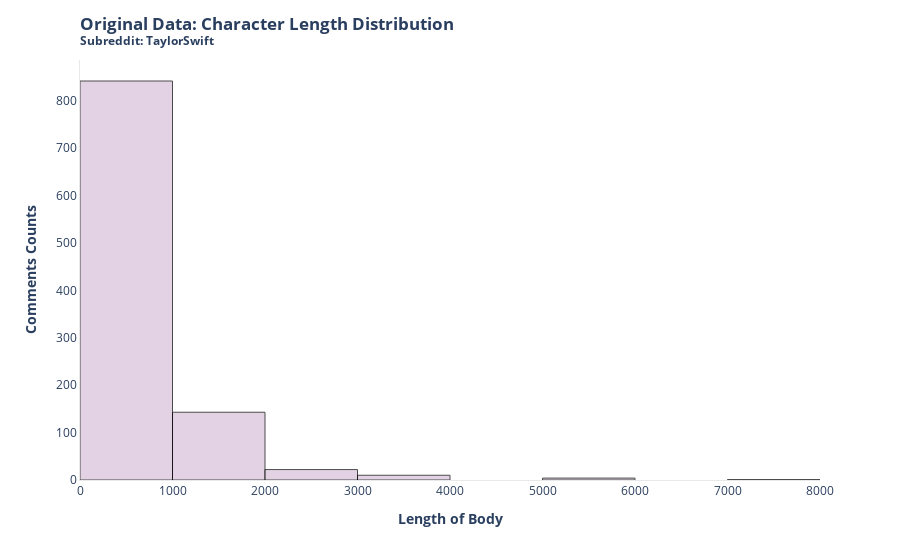

Here is the notebook cell this chart was saved with:
### Markdown cell above
We can examine more about each comment length count by plotting the dataframe above.

### Code cell
# Define the bin edges
bin_edges = [i * 1000 for i in range(9)]  

# Calculate the histogram
hist, bin_edges = np.histogram(comment_count_df['length_body'], bins=bin_edges)

# Create a Plotly figure
fig = px.histogram(comment_count_df, x='length_body', nbins=len(bin_edges), opacity=0.7, labels={'length_body': 'Length of Body'})

# Add a border to the bars
fig.update_traces(marker=dict(line=dict(color='black', width=1), color='#D8BFD8'))

fig.update_layout(
    xaxis_title='<b>Length of Body</b>',
    yaxis_title='<b>Comments Counts</b>',
)

fig.update_layout(
    title=go.layout.Title(
        text="<b>Original Data: Character Length Distribution</b> <br><sup><b>Subreddit: TaylorSwift</b></sup>",
        xref="paper",
        x=0
    )
    )
# Set the background color to white
fig.update_layout(plot_bgcolor='white')

# Add axis lines
fig.update_xaxes(showline=True, linewidth=1, linecolor='#E8E8E8')
fig.update_yaxes(showline=True, linewidth=1, linecolor='#E8E8E8')

# Save the plot as an HTML file
fig.write_html("Users/cs2046/fall-2023-reddit-project-team-21/plots/comment_count.html")

fig.show()

### Figure 1 — Plotly figure (JSON) as saved in the notebook; plotly's stock layout.template omitted (floating-point values rounded to 4 significant figures; data arrays with more than 128 entries replaced by an {"elided": "..."} marker saying what was removed)
{"data": [{"alignmentgroup": "True", "bingroup": "x", "hovertemplate": "Length of Body=%{x}<br>count=%{y}<extra></extra>", "legendgroup": "", "marker": {"color": "#D8BFD8", "line": {"color": "black", "width": 1}, "opacity": 0.7}, "name": "", "nbinsx": 9, "offsetgroup": "", "orientation": "v", "showlegend": false, "type": "histogram", "x": {"elided": "1022 int values"}, "xaxis": "x", "yaxis": "y"}], "layout": {"barmode": "relative", "legend": {"tracegroupgap": 0}, "margin": {"t": 60}, "plot_bgcolor": "white", "title": {"text": "<b>Original Data: Character Length Distribution</b> <br><sup><b>Subreddit: TaylorSwift</b></sup>", "x": 0, "xref": "paper"}, "xaxis": {"anchor": "y", "domain": [0, 1], "linecolor": "#E8E8E8", "linewidth": 1, "showline": true, "title": {"text": "<b>Length of Body</b>"}}, "yaxis": {"anchor": "x", "domain": [0, 1], "linecolor": "#E8E8E8", "linewidth": 1, "showline": true, "title": {"text": "<b>Comments Counts</b>"}}}}
